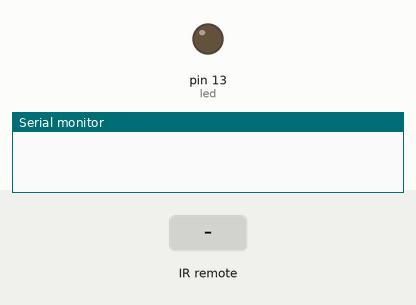
Simulated run of this sketch. Board: Arduino Uno, built with avr-gcc and run on an emulated ATmega328P. On the bench: output pins drawn as LEDs (lit = HIGH), the last lines printed to the serial monitor. Dashed ring = blinking. The inputs (shaded band) are chosen by the test bench.

Above: at 1.2 s.
1.3 s: infrared code 0x900030A received
At 1.7 s:
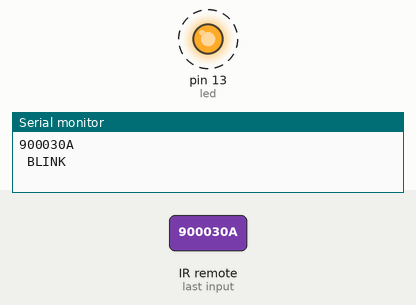
4.3 s: infrared code 0x900BCB5 received
At 6.8 s:
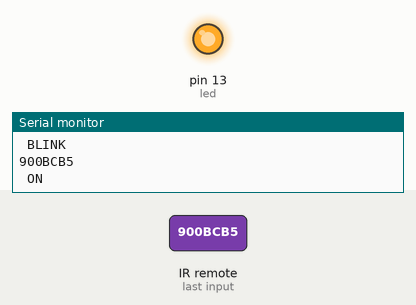
Timing chart, 0 to 8.3 s (numbered marks = the images above; inputs shaded):
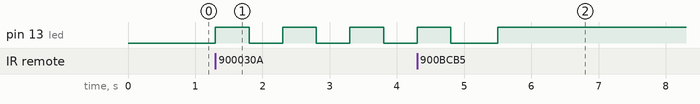

The sketch:

IR_sensor.ino
```cpp
#include "IRremote.h"

const int receiver = 2;
const int led = 13;

IRrecv ir_receiver(receiver);
decode_results results;

void setup()
{
  Serial.begin(9600);
  ir_receiver.enableIRIn();
  pinMode(led, OUTPUT);
}


void loop()
{
  if (ir_receiver.decode(&results))

  {
    Serial.println(results.value, HEX);
    translateIR();
    ir_receiver.resume();
    delay(200);
  }

}

void translateIR()

{
  int sensorValue=0;
  sensorValue = digitalRead(led);

  switch(results.value){

  case 0x900BCB5:
    if (sensorValue==0){

      Serial.println(" ON");
      digitalWrite(led, HIGH);
      break;
    }
    if (sensorValue==1){

      Serial.println(" OFF");
      digitalWrite(led, LOW);
      break;
    }

    case 0x900030A:
      Serial.println(" BLINK");
      for(int i=1;i<5;i++){
        digitalWrite(led, HIGH);
        delay(500);
        digitalWrite(led, LOW);
        delay(500);
      }
      if (sensorValue==1){
        digitalWrite(led, HIGH);
      }
      break;
  default:
    Serial.println(" other button");
  }
}
```

Measured:
- after the input at 1.3 s, pin 13 (led): alternates HIGH for 0.50 s and LOW for 0.50 s, starting at once
